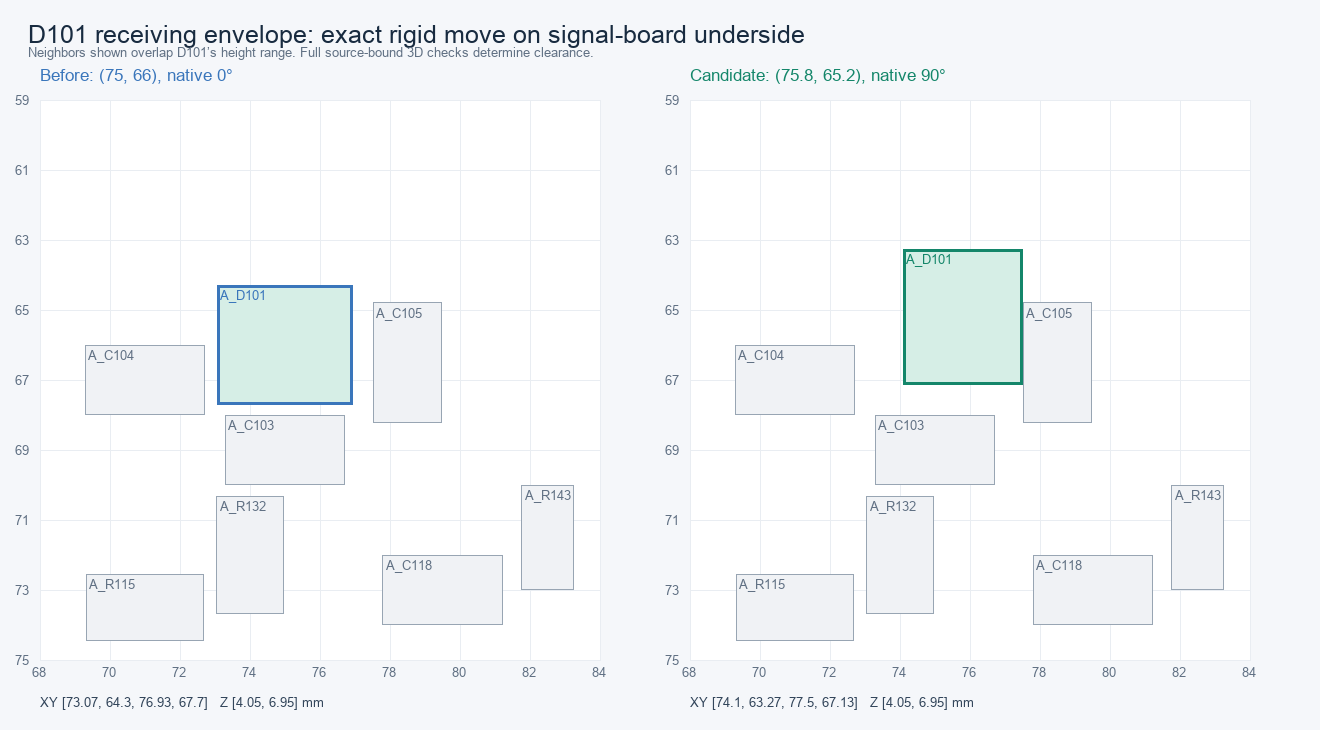

The Python source for this figure:
"""Render a source-bound XY receiving-envelope comparison, not a fit verdict."""
import json
from pathlib import Path
from PIL import Image, ImageDraw, ImageFont
from hardware.cad.assembly_workflow import workflow as w

H = Path(__file__).resolve().parent
old_path = w.HERE / 'pcb_updates/r62/capture.json'
new_path = H / 'capture.json'
im = Image.new('RGB', (1320, 730), '#f5f7fa')
d = ImageDraw.Draw(im)
font_path = '/System/Library/Fonts/Supplemental/Arial.ttf'
font = ImageFont.truetype(font_path, 17)
small = ImageFont.truetype(font_path, 13)
title = ImageFont.truetype(font_path, 25)
d.text((28, 20), 'D101 receiving envelope: exact rigid move on signal-board underside', font=title, fill='#182b40')
for i, (path, label, color) in enumerate([(old_path, 'Before: (75, 66), native 0°', '#3a76bb'), (new_path, 'Candidate: (75.8, 65.2), native 90°', '#14866a')]):
    data = json.loads(path.read_text())
    left, top, scale = 40 + i * 650, 100, 35
    d.text((left, 65), label, font=font, fill=color)
    def xy(x, y):
        return left + (x - 68) * scale, top + (y - 59) * scale
    d.rectangle((left, top, left + 560, top + 560), fill='white', outline='#d6dde5')
    for value in range(68, 85, 2):
        x, _ = xy(value, 59)
        d.line((x, top, x, top + 560), fill='#e9edf2')
        d.text((x - 8, top + 565), str(value), font=small, fill='#617184')
    for value in range(59, 76, 2):
        _, y = xy(68, value)
        d.line((left, y, left + 560, y), fill='#e9edf2')
        d.text((left - 25, y - 7), str(value), font=small, fill='#617184')
    rows = [r for r in data['component_envelopes'] if r[1][0] >= 68 and r[1][2] <= 84 and r[1][1] >= 59 and r[1][3] <= 75 and r[2][0] < 6.95 and r[2][1] > 4.05]
    for ref, bounds, z in sorted(rows, key=lambda r: r[0] == 'A_D101'):
        x0, y0, x1, y1 = bounds
        special = ref == 'A_D101'
        d.rectangle((*xy(x0, y0), *xy(x1, y1)), fill='#d6eee6' if special else '#f0f2f5', outline=color if special else '#98a5b3', width=3 if special else 1)
        d.text(xy(x0 + .08, y0 + .08), ref, font=small, fill=color if special else '#617184')
    moved = next(r for r in data['component_envelopes'] if r[0] == 'A_D101')
    d.text((left, 695), f'XY {moved[1]}   Z {moved[2]} mm', font=small, fill='#33465b')
d.text((28, 45), 'Neighbors shown overlap D101’s height range. Full source-bound 3D checks determine clearance.', font=small, fill='#617184')
im.save(H / 'preview.png')
(H / 'preview.json').write_text(json.dumps(dict(view='XY receiving envelopes overlapping D101 Z range', not_a_fit_verdict=True,
    sources={w.relative(p): w.sha(p) for p in [old_path, new_path, Path(__file__)]},
    image_sha256=w.sha(H / 'preview.png')), indent=2) + '\n')
